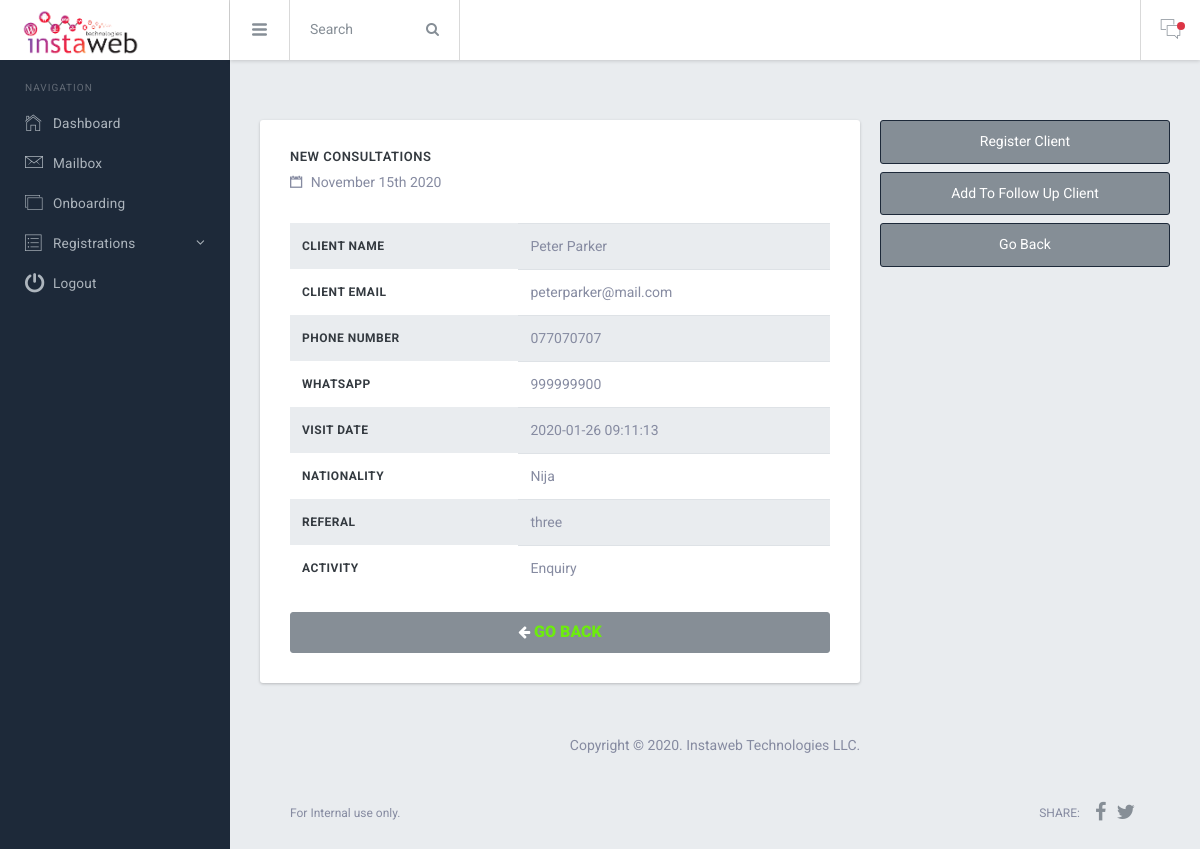
Page /dashboard/app/view-full-details.php?id=2 (signed in) on the committed database.
### tables this page shows
CREATE TABLE `cus_details` (
  `ID` bigint(20) NOT NULL,
  `FirstName` varchar(80) NOT NULL,
  `Surname` varchar(80) NOT NULL,
  `Email` varchar(80) NOT NULL,
  `MobileNumber` varchar(15) NOT NULL,
  `WhatsApp` varchar(15) NOT NULL,
  `Nationality` varchar(50) NOT NULL,
  `VisaReq` varchar(10) NOT NULL,
  `VisaChangeReq` varchar(10) NOT NULL,
  `GlobalVisa` varchar(100) NOT NULL,
  `Notes` longtext NOT NULL,
  `AgentName` varchar(100) NOT NULL,
  `Time` timestamp NOT NULL DEFAULT CURRENT_TIMESTAMP ON UPDATE CURRENT_TIMESTAMP
);

### dashboard/app/view-full-details.php (the view, shortened to what this page needs)
<?php
  include('../DB/connection.php');
?>
<!DOCTYPE html>
<html lang="en">
  <head>
    <link href="../lib/font-awesome/css/font-awesome.css" rel="stylesheet">
    <link href="../lib/Ionicons/css/ionicons.css" rel="stylesheet">
    <link href="../lib/perfect-scrollbar/css/perfect-scrollbar.css" rel="stylesheet">
    <link href="../lib/jquery-switchbutton/jquery.switchButton.css" rel="stylesheet">
    <link rel="stylesheet" href="../css/bracket.css">
  </head>
  <body>
    <div class="br-logo"><a href="">
      <img src="../img/logo.png"
      style="  width: 120px;height: 78px;">
    </div>
    <div class="br-sideleft overflow-y-auto">
      <label class="sidebar-label pd-x-15 mg-t-20">Navigation</label>
      <div class="br-sideleft-menu">
        <a href="index.php" class="br-menu-link">
          <div class="br-menu-item">
            <i class="menu-item-icon icon ion-ios-home-outline tx-22"></i>
            <span class="menu-item-label">Dashboard</span>
          </div>
        </a>
        <a href="mailbox.html" class="br-menu-link">
          <div class="br-menu-item">
            <i class="menu-item-icon icon ion-ios-email-outline tx-24"></i>
            <span class="menu-item-label">Mailbox</span>
          </div>
        </a>
        <a href="card-dashboard.html" class="br-menu-link">
          <div class="br-menu-item">
            <i class="menu-item-icon icon ion-ios-photos-outline tx-20"></i>
            <span class="menu-item-label">Onboarding </span>
          </div>
        </a>
        <a href="#" class="br-menu-link">
          <div class="br-menu-item">
            <i class="menu-item-icon icon ion-ios-list-outline tx-22"></i>
            <span class="menu-item-label">Registrations </span>
            <i class="menu-item-arrow fa fa-angle-down"></i>
          </div>
        </a>
        <a href="layouts.html" class="br-menu-link">
          <div class="br-menu-item">
            <i class="menu-item-icon icon ion-power tx-22"></i>
            <span class="menu-item-label">Logout</span>
          </div>
        </a>
      </div>
      <br>
    </div>
    <div class="br-header">
      <div class="br-header-left">
        <div class="navicon-left hidden-md-down"><a id="btnLeftMenu" href=""><i class="icon ion-navicon-round"></i></a></div>
        <div class="input-group hidden-xs-down wd-170 transition">
          <input id="searchbox" type="text" class="form-control" placeholder="Search">
          <span class="input-group-btn">
            <button class="btn btn-secondary" type="button"><i class="fa fa-search"></i></button>
          </span>
        </div>
      </div>
      <div class="br-header-right">
        <div class="navicon-right">
          <a id="btnRightMenu" href="" class="pos-relative">
            <i class="icon ion-ios-chatboxes-outline"></i>
            <span class="square-8 bg-danger pos-absolute t-10 r--5 rounded-circle"></span>
          </a>
        </div>
      </div>
    </div>
<div class="br-mainpanel">
        <div class="br-pageheader pd-y-15 pd-l-20"        style="background-color:#e9ecef">
        </div>
    <div class="br-pagebody">
        <div class="row row-sm mg-t-20">
            <div class="col-8">
                <div class="card bd-0 shadow-base pd-30     mg-t-20" style="margin-top: 0%!Important">
                    <div class="d-flex align-items-center     justify-content-between mg-b-30">
                        <div>
                            <h6 class="tx-13 tx-uppercase tx-inverse tx-semibold tx-spacing-1">New Consultations</h6>
                            <p class="mg-b-0"><i class="icon ion-calendar mg-r-5"></i> November 15th 2020</p>
                        </div>
                    </div>
                     <table class="table table-valign-middle mg-b-0">
						<?php
						$qry = "SELECT * from cus_details WHERE ID=".$_GET['id']."";
					  				$run = $con -> query($qry);
					  				if($run -> num_rows > 0){
					  				$row = $run -> fetch_assoc();
					  						$first_name = $row['FirstName'];
					  						$sur_name = $row['Surname'];
					  						$name = $first_name . ' ' . $sur_name;
					  						$email = $row['Email'];
					  						$phone = $row['MobileNumber'];
					  						$whatsapp = $row['WhatsApp'];
					  						$nationality = $row['Nationality'];
					  						$notes = $row['Notes'];
					  						$time = $row['Time'];
					  				}
						?>
					  		<thead>
					  			<tr class="table table-valign-middle mg-b-0">
					  				<th>CLient Name</th>
									<td><?php echo $name; ?></td>
								</tr>
								<tr>
					  				<th>Client Email</th>
									<td><?php echo $email; ?></td>
								</tr>
								<tr class="table table-valign-middle mg-b-0">
					  				<th>Phone Number</th>
									<td><?php echo $phone; ?></td>
                                </tr>
                                <tr>
									<th>WhatsApp</th>
									<td><?php echo $whatsapp; ?></td>
					  			</tr>
								<tr class="table table-valign-middle mg-b-0">
					  				<th>Visit Date </th>
									<td><?php echo $time; ?></td>
								</tr>
								<tr>
									<th>Nationality</th>
								<td><?php echo $nationality; ?></td>
								</tr>
								<tr class="table table-valign-middle mg-b-0">
									<th>Referal</th>
									<td><?php echo $notes; ?></td>
								</tr>
								<tr>
									<th>Activity</th>
									<td>Enquiry</td>
								</tr>
					  		</thead>
					  	</table>
					  	<br>
                         <button class="btn btn-secondary" type="button" style="
                          "><i class="fa fa-arrow-left"><a href="index.php" style="
                          font-size: 16px;
                            font-family: 'Roboto';
                            font-weight: 900;
                            color: #6dec0d;">  GO BACK </i></a></button>
                </div>
          </div>
          <div class="col-4">
            <button class="btn btn-primary pd-y-12 btn-block" style="color: #fff!important;
                    background-color: #858e96!important;
                    border-color: #1d2939!important;">Register Client
                </button>
                <button class="btn btn-primary pd-y-12 btn-block" style="color: #fff!important;
                    background-color: #858e96!important;
                    border-color: #1d2939!important;">Add To Follow Up Client
                </button>
                <button class="btn btn-primary pd-y-12 btn-block" style="color: #fff!important;
                    background-color: #858e96!important;
                    border-color: #1d2939!important;">Go Back
                </button>
          </div>
        </div>
      <br>
      <br>
        <p style="text-align:center; margin-top:10px;">Copyright &copy;
              2020. Instaweb Technologies LLC.
        </p>
      <footer class="br-footer">
        <div>
            <div>For Internal use only.</div>
        </div>
        <div class="footer-right d-flex align-items-center">
          <span class="tx-uppercase mg-r-10">Share:</span>
          <a target="_blank" class="pd-x-5" href="https://www.facebook.com/sharer/sharer.php?u=http%3A//themepixels.me/bracket/intro"><i class="fa fa-facebook tx-20"></i></a>
          <a target="_blank" class="pd-x-5" href="https://twitter.com/home?status=Bracket,%20your%20best%20choice%20for%20premium%20quality%20admin%20template%20from%20Bootstrap.%20Get%20it%20now%20at%20http%3A//themepixels.me/bracket/intro"><i class="fa fa-twitter tx-20"></i></a>
        </div>
      </footer>
</div>
  </body>
</html>

### rows in the picture
cus_details: name "Peter Parker", Email "peterparker@mail.com", MobileNumber "077070707", WhatsApp "999999900", Time "2020-01-26 09:11:13", Nationality "Nija", Notes "three"
